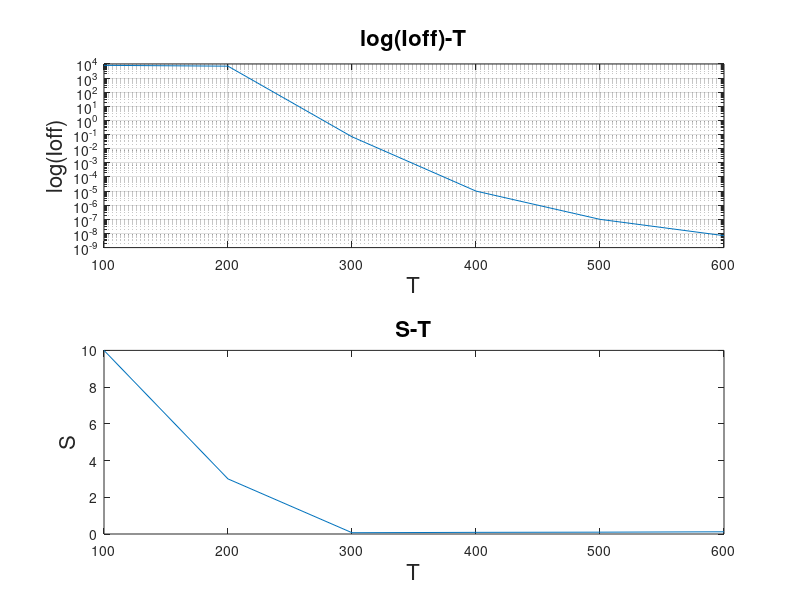

MATLAB code for this plot:
%d
dIoff = [8.0e3 7.0e3 7.0e-2 1.0e-5 1.0e-7 7.0e-9]
T = [100 200 300 400 500 600]
dS = [ 10 3 0.07 0.09 0.1 0.12]
%a
aIoff = [1.0e-5 2.0e-5]
Vth = [0.44 0.42]
S = [0.07 0.07]
%b
Ion = [320 1200]

subplot(2,1,1)
semilogy(T,dIoff)
xlabel('T','Fontsize',16)
ylabel('log(Ioff)','Fontsize',16)
title('log(Ioff)-T','Fontsize',16)
grid on
subplot(2,1,2)
plot(T,dS)
xlabel('T','Fontsize',16)
ylabel('S','Fontsize',16)
title('S-T','Fontsize',16)